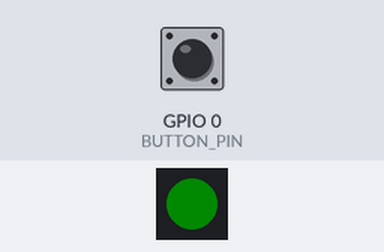
A sketch run on a simulated ESP32. Parts: 1 RGB LEDs in strip order, left to right. The inputs (shaded band) are chosen by the test bench; at power-on: GPIO 0 (BUTTON_PIN) HIGH. Dim RGB values are drawn brighter than linear; WiFi joins after 1.5 s; servers stay silent unless stated; no MQTT or app messages arrive unless stated; the camera gives no picture; what the sketch prints to the serial monitor is not drawn.

Above: at 3.0 s.
3.1 s: GPIO 0 (BUTTON_PIN) pulled LOW for 0.15 s
At 3.26 s:
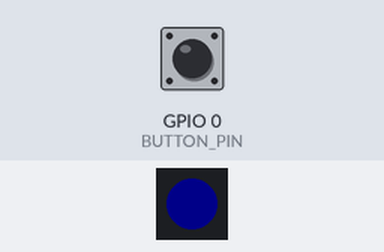
7.8 s: GPIO 0 (BUTTON_PIN) pulled LOW for 3.2 s
At 11.6 s:
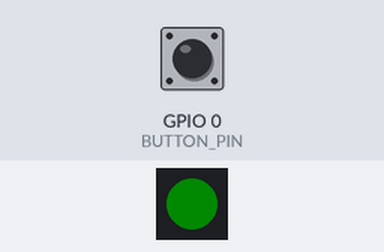
Timing chart, 0 to 13.1 s (numbered marks = the images above; inputs shaded):
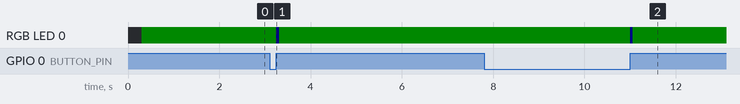

The sketch:

ESPimagesent.ino
```cpp
#include "esp_camera.h"
#define CAMERA_MODEL_ESP32S3_EYE
#include "camera_pins.h"
#include "ws2812.h"
#include <WiFi.h>
#include <PubSubClient.h>
#include <base64.h>

#define BUTTON_PIN  0

// WiFi credentials
const char* ssid = "Your wifi ssid";
const char* password = "wifi password";

// MQTT Broker details
const char* mqtt_server = "test.mosquitto.org";
const int mqtt_port = 1883;
const char* mqtt_topic = "esp32cam/command";
const char* mqtt_image_topic = "esp32cam/image";
const char* mqtt_stream_topic = "esp32cam/stream";

WiFiClient espClient;
PubSubClient client(espClient);

bool isStreaming = false;
unsigned long lastStreamTime = 0;
const unsigned long streamInterval = 50; // Stream every 50ms (20 fps)

void setup_wifi() {
    Serial.println("Connecting to WiFi...");
    WiFi.begin(ssid, password);
    while (WiFi.status() != WL_CONNECTED) {
        delay(500);
        Serial.print(".");
    }
    Serial.println("\nWiFi connected");
}

void callback(char* topic, byte* payload, unsigned int length) {
    String message;
    for (int i = 0; i < length; i++) {
        message += (char)payload[i];
    }
    Serial.println("Received message: " + message);

    int separatorIndex = message.indexOf("|");
    if (separatorIndex != -1) {
        String command = message.substring(0, separatorIndex);
        String requestId = message.substring(separatorIndex + 1);

        Serial.println("Received Command: " + command);

        if (command == "Live Stream" || command == "Capture Image" || command == "Capture") {
            String imageBase64 = captureImageAndEncodeToBase64();
            String response = imageBase64 + "|" + requestId;
            client.publish(mqtt_image_topic, response.c_str());
        } else if (command == "Start Stream") {
            isStreaming = true;
            Serial.println("Starting live stream");
        } else if (command == "Stop Stream") {
            isStreaming = false;
            Serial.println("Stopping live stream");
        }
    }
}

String captureImageAndEncodeToBase64() {
    ws2812SetColor(3);
    camera_fb_t * fb = esp_camera_fb_get();
    if (fb == NULL) {
        Serial.println("Camera capture failed");
        ws2812SetColor(1);
        return "";
    }

    String base64Image = base64::encode(fb->buf, fb->len);
    esp_camera_fb_return(fb);

    Serial.printf("Image captured. Size: %d bytes, Base64 size: %d bytes\n", fb->len, base64Image.length());
    ws2812SetColor(2);
    return base64Image;
}

void reconnect() {
    int attempts = 0;
    while (!client.connected() && attempts < 3) {
        Serial.print("Attempting MQTT connection...");
        if (client.connect("ESP32CAMClient")) {
            Serial.println("connected");
            client.subscribe(mqtt_topic);
            Serial.println("Subscribed to topic: " + String(mqtt_topic));
        } else {
            Serial.print("failed, rc=");
            Serial.print(client.state());
            Serial.println(" try again in 5 seconds");
            delay(5000);
        }
        attempts++;
    }
}

void setup() {
    Serial.begin(115200);
    Serial.setDebugOutput(true);
    Serial.println();
    pinMode(BUTTON_PIN, INPUT_PULLUP);
    ws2812Init();

    if (cameraSetup() == 1) {
        ws2812SetColor(2);
    } else {
        ws2812SetColor(1);
        return;
    }

    setup_wifi();
    client.setServer(mqtt_server, mqtt_port);
    client.setCallback(callback);
    if (client.setBufferSize(60000)) {
        Serial.println("MQTT buffer size set to 60 KB");
    } else {
        Serial.println("Failed to set MQTT buffer size");
    }
}

void loop() {
    if (!client.connected()) {
        reconnect();
    }
    client.loop();

    if (digitalRead(BUTTON_PIN) == LOW) {
        delay(20);
        if (digitalRead(BUTTON_PIN) == LOW) {
            while (digitalRead(BUTTON_PIN) == LOW);
            String imageBase64 = captureImageAndEncodeToBase64();
            String response = imageBase64 + "|button_pressed";
            client.publish(mqtt_image_topic, response.c_str());
        }
    }

    if (isStreaming && (millis() - lastStreamTime > streamInterval)) {
        String imageBase64 = captureImageAndEncodeToBase64();
        client.publish(mqtt_stream_topic, imageBase64.c_str());
        lastStreamTime = millis();
    }
}

int cameraSetup(void) {
    camera_config_t config;
    config.ledc_channel = LEDC_CHANNEL_0;
    config.ledc_timer = LEDC_TIMER_0;
    config.pin_d0 = Y2_GPIO_NUM;
    config.pin_d1 = Y3_GPIO_NUM;
    config.pin_d2 = Y4_GPIO_NUM;
    config.pin_d3 = Y5_GPIO_NUM;
    config.pin_d4 = Y6_GPIO_NUM;
    config.pin_d5 = Y7_GPIO_NUM;
    config.pin_d6 = Y8_GPIO_NUM;
    config.pin_d7 = Y9_GPIO_NUM;
    config.pin_xclk = XCLK_GPIO_NUM;
    config.pin_pclk = PCLK_GPIO_NUM;
    config.pin_vsync = VSYNC_GPIO_NUM;
    config.pin_href = HREF_GPIO_NUM;
    config.pin_sccb_sda = SIOD_GPIO_NUM;
    config.pin_sccb_scl = SIOC_GPIO_NUM;
    config.pin_pwdn = PWDN_GPIO_NUM;
    config.pin_reset = RESET_GPIO_NUM;
    config.xclk_freq_hz = 20000000;
    config.frame_size = FRAMESIZE_SVGA;
    config.pixel_format = PIXFORMAT_JPEG; // for streaming
    config.grab_mode = CAMERA_GRAB_WHEN_EMPTY;
    config.fb_location = CAMERA_FB_IN_PSRAM;
    config.jpeg_quality = 12;
    config.fb_count = 1;

    if(psramFound()){
        config.jpeg_quality = 10;
        config.fb_count = 2;
        config.grab_mode = CAMERA_GRAB_LATEST;
    } else {
        config.frame_size = FRAMESIZE_VGA;
        config.fb_location = CAMERA_FB_IN_DRAM;
    }

    esp_err_t err = esp_camera_init(&config);
    if (err != ESP_OK) {
        Serial.printf("Camera init failed with error 0x%x", err);
        return 0;
    }

    sensor_t * s = esp_camera_sensor_get();
    s->set_vflip(s, 1);
    s->set_brightness(s, 4);
    s->set_saturation(s, 1);
    s->set_contrast(s, 3);

    Serial.println("Camera configuration complete!");
    return 1;
}
```

ws2812.cpp
```cpp
#include "ws2812.h"

Freenove_ESP32_WS2812 strip = Freenove_ESP32_WS2812(1, WS2812_PIN, 1, TYPE_GRB);

void ws2812Init(void)
{
  strip.begin();
  strip.setBrightness(10);
  ws2812SetColor(0);
}
void ws2812SetColor(int color)
{
  if(color==0)
  {
    strip.setLedColorData(0, 0, 0, 0);
  }
  else if(color==1)
  {
    strip.setLedColorData(0, 255, 0, 0);
  }
  else if(color==2)
  {
    strip.setLedColorData(0, 0, 255, 0);
  }
  else if(color==3)
  {
    strip.setLedColorData(0, 0, 0, 255);
  }
  strip.show();
}
```

ws2812.h
```cpp
#ifndef __WS2812_H
#define __WS2812_H

#include "Freenove_WS2812_Lib_for_ESP32.h"

#define WS2812_PIN  48

void ws2812Init(void);
void ws2812SetColor(int color);

#endif
```

camera_pins.h
```cpp
#if defined(CAMERA_MODEL_WROVER_KIT)
#define PWDN_GPIO_NUM    -1
#define RESET_GPIO_NUM   -1
#define XCLK_GPIO_NUM    21
#define SIOD_GPIO_NUM    26
#define SIOC_GPIO_NUM    27

#define Y9_GPIO_NUM      35
#define Y8_GPIO_NUM      34
#define Y7_GPIO_NUM      39
#define Y6_GPIO_NUM      36
#define Y5_GPIO_NUM      19
#define Y4_GPIO_NUM      18
#define Y3_GPIO_NUM       5
#define Y2_GPIO_NUM       4
#define VSYNC_GPIO_NUM   25
#define HREF_GPIO_NUM    23
#define PCLK_GPIO_NUM    22

#elif defined(CAMERA_MODEL_ESP_EYE)
#define PWDN_GPIO_NUM    -1
#define RESET_GPIO_NUM   -1
#define XCLK_GPIO_NUM    4
#define SIOD_GPIO_NUM    18
#define SIOC_GPIO_NUM    23

#define Y9_GPIO_NUM      36
#define Y8_GPIO_NUM      37
#define Y7_GPIO_NUM      38
#define Y6_GPIO_NUM      39
#define Y5_GPIO_NUM      35
#define Y4_GPIO_NUM      14
#define Y3_GPIO_NUM      13
#define Y2_GPIO_NUM      34
#define VSYNC_GPIO_NUM   5
#define HREF_GPIO_NUM    27
#define PCLK_GPIO_NUM    25

#elif defined(CAMERA_MODEL_M5STACK_PSRAM)
#define PWDN_GPIO_NUM     -1
#define RESET_GPIO_NUM    15
#define XCLK_GPIO_NUM     27
#define SIOD_GPIO_NUM     25
#define SIOC_GPIO_NUM     23

#define Y9_GPIO_NUM       19
#define Y8_GPIO_NUM       36
#define Y7_GPIO_NUM       18
#define Y6_GPIO_NUM       39
#define Y5_GPIO_NUM        5
#define Y4_GPIO_NUM       34
#define Y3_GPIO_NUM       35
#define Y2_GPIO_NUM       32
#define VSYNC_GPIO_NUM    22
#define HREF_GPIO_NUM     26
#define PCLK_GPIO_NUM     21

#elif defined(CAMERA_MODEL_M5STACK_V2_PSRAM)
#define PWDN_GPIO_NUM     -1
#define RESET_GPIO_NUM    15
#define XCLK_GPIO_NUM     27
#define SIOD_GPIO_NUM     22
#define SIOC_GPIO_NUM     23

#define Y9_GPIO_NUM       19
#define Y8_GPIO_NUM       36
#define Y7_GPIO_NUM       18
#define Y6_GPIO_NUM       39
#define Y5_GPIO_NUM        5
#define Y4_GPIO_NUM       34
#define Y3_GPIO_NUM       35
#define Y2_GPIO_NUM       32
#define VSYNC_GPIO_NUM    25
#define HREF_GPIO_NUM     26
#define PCLK_GPIO_NUM     21

#elif defined(CAMERA_MODEL_M5STACK_WIDE)
#define PWDN_GPIO_NUM     -1
#define RESET_GPIO_NUM    15
#define XCLK_GPIO_NUM     27
#define SIOD_GPIO_NUM     22
#define SIOC_GPIO_NUM     23

#define Y9_GPIO_NUM       19
#define Y8_GPIO_NUM       36
#define Y7_GPIO_NUM       18
#define Y6_GPIO_NUM       39
#define Y5_GPIO_NUM        5
#define Y4_GPIO_NUM       34
#define Y3_GPIO_NUM       35
#define Y2_GPIO_NUM       32
#define VSYNC_GPIO_NUM    25
#define HREF_GPIO_NUM     26
#define PCLK_GPIO_NUM     21

#elif defined(CAMERA_MODEL_M5STACK_ESP32CAM)
#define PWDN_GPIO_NUM     -1
#define RESET_GPIO_NUM    15
#define XCLK_GPIO_NUM     27
#define SIOD_GPIO_NUM     25
#define SIOC_GPIO_NUM     23

#define Y9_GPIO_NUM       19
#define Y8_GPIO_NUM       36
#define Y7_GPIO_NUM       18
#define Y6_GPIO_NUM       39
#define Y5_GPIO_NUM        5
#define Y4_GPIO_NUM       34
#define Y3_GPIO_NUM       35
#define Y2_GPIO_NUM       17
#define VSYNC_GPIO_NUM    22
#define HREF_GPIO_NUM     26
#define PCLK_GPIO_NUM     21

#elif defined(CAMERA_MODEL_M5STACK_UNITCAM)
#define PWDN_GPIO_NUM     -1
#define RESET_GPIO_NUM    15
#define XCLK_GPIO_NUM     27
#define SIOD_GPIO_NUM     25
#define SIOC_GPIO_NUM     23

#define Y9_GPIO_NUM       19
#define Y8_GPIO_NUM       36
#define Y7_GPIO_NUM       18
#define Y6_GPIO_NUM       39
#define Y5_GPIO_NUM        5
#define Y4_GPIO_NUM       34
#define Y3_GPIO_NUM       35
#define Y2_GPIO_NUM       32
#define VSYNC_GPIO_NUM    22
#define HREF_GPIO_NUM     26
#define PCLK_GPIO_NUM     21

#elif defined(CAMERA_MODEL_AI_THINKER)
#define PWDN_GPIO_NUM     32
#define RESET_GPIO_NUM    -1
#define XCLK_GPIO_NUM      0
#define SIOD_GPIO_NUM     26
#define SIOC_GPIO_NUM     27

#define Y9_GPIO_NUM       35
#define Y8_GPIO_NUM       34
#define Y7_GPIO_NUM       39
#define Y6_GPIO_NUM       36
#define Y5_GPIO_NUM       21
#define Y4_GPIO_NUM       19
#define Y3_GPIO_NUM       18
#define Y2_GPIO_NUM        5
#define VSYNC_GPIO_NUM    25
#define HREF_GPIO_NUM     23
#define PCLK_GPIO_NUM     22

#elif defined(CAMERA_MODEL_TTGO_T_JOURNAL)
#define PWDN_GPIO_NUM      0
#define RESET_GPIO_NUM    15
#define XCLK_GPIO_NUM     27
#define SIOD_GPIO_NUM     25
#define SIOC_GPIO_NUM     23

#define Y9_GPIO_NUM       19
#define Y8_GPIO_NUM       36
#define Y7_GPIO_NUM       18
#define Y6_GPIO_NUM       39
#define Y5_GPIO_NUM        5
#define Y4_GPIO_NUM       34
#define Y3_GPIO_NUM       35
#define Y2_GPIO_NUM       17
#define VSYNC_GPIO_NUM    22
#define HREF_GPIO_NUM     26
#define PCLK_GPIO_NUM     21


#elif defined(CAMERA_MODEL_ESP32_CAM_BOARD)
// The 18 pin header on the board has Y5 and Y3 swapped
#define USE_BOARD_HEADER 0
#define PWDN_GPIO_NUM    32
#define RESET_GPIO_NUM   33
#define XCLK_GPIO_NUM     4
#define SIOD_GPIO_NUM    18
#define SIOC_GPIO_NUM    23

#define Y9_GPIO_NUM      36
#define Y8_GPIO_NUM      19
#define Y7_GPIO_NUM      21
#define Y6_GPIO_NUM      39
#if USE_BOARD_HEADER
#define Y5_GPIO_NUM      13
#else
#define Y5_GPIO_NUM      35
#endif
#define Y4_GPIO_NUM      14
#if USE_BOARD_HEADER
#define Y3_GPIO_NUM      35
#else
#define Y3_GPIO_NUM      13
#endif
#define Y2_GPIO_NUM      34
#define VSYNC_GPIO_NUM    5
#define HREF_GPIO_NUM    27
#define PCLK_GPIO_NUM    25

#elif defined(CAMERA_MODEL_ESP32S3_CAM_LCD)
#define PWDN_GPIO_NUM     -1
#define RESET_GPIO_NUM    -1
#define XCLK_GPIO_NUM     40
#define SIOD_GPIO_NUM     17
#define SIOC_GPIO_NUM     18

#define Y9_GPIO_NUM       39
#define Y8_GPIO_NUM       41
#define Y7_GPIO_NUM       42
#define Y6_GPIO_NUM       12
#define Y5_GPIO_NUM       3
#define Y4_GPIO_NUM       14
#define Y3_GPIO_NUM       47
#define Y2_GPIO_NUM       13
#define VSYNC_GPIO_NUM    21
#define HREF_GPIO_NUM     38
#define PCLK_GPIO_NUM     11

#elif defined(CAMERA_MODEL_ESP32S2_CAM_BOARD)
// The 18 pin header on the board has Y5 and Y3 swapped
#define USE_BOARD_HEADER 0
#define PWDN_GPIO_NUM     1
#define RESET_GPIO_NUM    2
#define XCLK_GPIO_NUM     42
#define SIOD_GPIO_NUM     41
#define SIOC_GPIO_NUM     18

#define Y9_GPIO_NUM       16
#define Y8_GPIO_NUM       39
#define Y7_GPIO_NUM       40
#define Y6_GPIO_NUM       15
#if USE_BOARD_HEADER
#define Y5_GPIO_NUM       12
#else
#define Y5_GPIO_NUM       13
#endif
#define Y4_GPIO_NUM       5
#if USE_BOARD_HEADER
#define Y3_GPIO_NUM       13
#else
#define Y3_GPIO_NUM       12
#endif
#define Y2_GPIO_NUM       14
#define VSYNC_GPIO_NUM    38
#define HREF_GPIO_NUM     4
#define PCLK_GPIO_NUM     3

#elif defined(CAMERA_MODEL_ESP32S3_EYE)
#define PWDN_GPIO_NUM -1
#define RESET_GPIO_NUM -1
#define XCLK_GPIO_NUM 15
#define SIOD_GPIO_NUM 4
#define SIOC_GPIO_NUM 5

#define Y2_GPIO_NUM 11
#define Y3_GPIO_NUM 9
#define Y4_GPIO_NUM 8
#define Y5_GPIO_NUM 10
#define Y6_GPIO_NUM 12
#define Y7_GPIO_NUM 18
#define Y8_GPIO_NUM 17
#define Y9_GPIO_NUM 16

#define VSYNC_GPIO_NUM 6
#define HREF_GPIO_NUM 7
#define PCLK_GPIO_NUM 13

#else
#error "Camera model not selected"
#endif
```

Measured:
- after the input at 3.1 s, RGB LED 0: RGB(0, 10, 0) → RGB(0, 0, 10) after 0.15 s, → RGB(0, 10, 0) 0.06 s later
- after the input at 7.8 s, RGB LED 0: RGB(0, 10, 0) → RGB(0, 0, 10) after 3.2 s, → RGB(0, 10, 0) 0.06 s later
